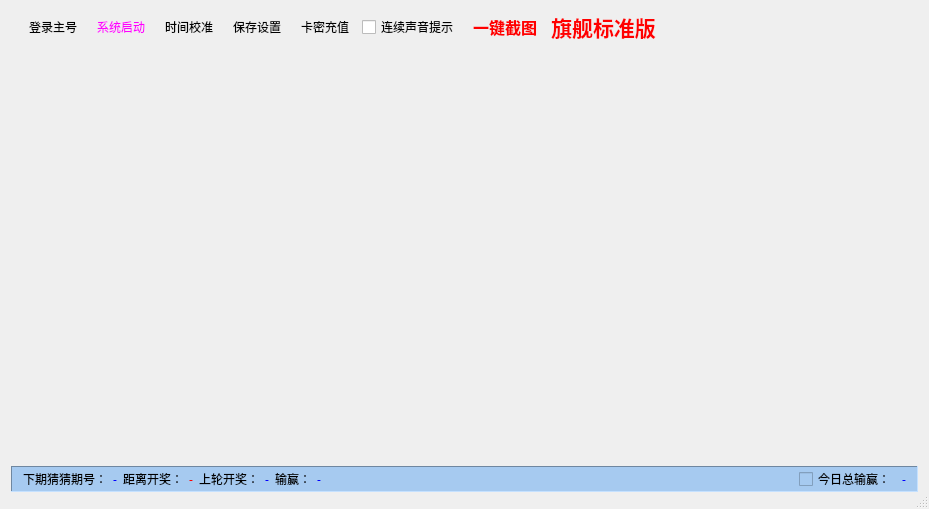
<?xml version="1.0" encoding="UTF-8"?>
<ui version="4.0">
 <class>BetDialog</class>
 <widget class="QDialog" name="BetDialog">
  <property name="geometry">
   <rect>
    <x>0</x>
    <y>0</y>
    <width>929</width>
    <height>509</height>
   </rect>
  </property>
  <property name="mouseTracking">
   <bool>false</bool>
  </property>
  <property name="tabletTracking">
   <bool>false</bool>
  </property>
  <property name="windowTitle">
   <string>PC28猜彩娱乐</string>
  </property>
  <property name="sizeGripEnabled">
   <bool>true</bool>
  </property>
  <property name="modal">
   <bool>false</bool>
  </property>
  <layout class="QVBoxLayout" name="verticalLayout">
   <item>
    <widget class="QWidget" name="widget" native="true">
     <property name="sizePolicy">
      <sizepolicy hsizetype="Preferred" vsizetype="Fixed">
       <horstretch>0</horstretch>
       <verstretch>0</verstretch>
      </sizepolicy>
     </property>
     <layout class="QHBoxLayout" name="horizontalLayout">
      <property name="topMargin">
       <number>0</number>
      </property>
      <item>
       <widget class="QToolButton" name="tbtnLogin">
        <property name="font">
         <font>
          <family>微软雅黑</family>
         </font>
        </property>
        <property name="text">
         <string>登录主号</string>
        </property>
        <property name="toolButtonStyle">
         <enum>Qt::ToolButtonTextUnderIcon</enum>
        </property>
        <property name="autoRaise">
         <bool>true</bool>
        </property>
       </widget>
      </item>
      <item>
       <widget class="QToolButton" name="tbtnSysStart">
        <property name="font">
         <font>
          <family>微软雅黑</family>
         </font>
        </property>
        <property name="styleSheet">
         <string notr="true">color: rgb(255, 0, 255);</string>
        </property>
        <property name="text">
         <string>系统启动</string>
        </property>
        <property name="toolButtonStyle">
         <enum>Qt::ToolButtonTextUnderIcon</enum>
        </property>
        <property name="autoRaise">
         <bool>true</bool>
        </property>
       </widget>
      </item>
      <item>
       <widget class="QToolButton" name="tbtnTimeAdjust">
        <property name="font">
         <font>
          <family>微软雅黑</family>
         </font>
        </property>
        <property name="text">
         <string>时间校准</string>
        </property>
        <property name="toolButtonStyle">
         <enum>Qt::ToolButtonTextUnderIcon</enum>
        </property>
        <property name="autoRaise">
         <bool>true</bool>
        </property>
       </widget>
      </item>
      <item>
       <widget class="QToolButton" name="tbtnSaveSettings">
        <property name="font">
         <font>
          <family>微软雅黑</family>
         </font>
        </property>
        <property name="text">
         <string>保存设置</string>
        </property>
        <property name="toolButtonStyle">
         <enum>Qt::ToolButtonTextUnderIcon</enum>
        </property>
        <property name="autoRaise">
         <bool>true</bool>
        </property>
       </widget>
      </item>
      <item>
       <widget class="QToolButton" name="tbtnCardRecharge">
        <property name="font">
         <font>
          <family>微软雅黑</family>
         </font>
        </property>
        <property name="text">
         <string>卡密充值</string>
        </property>
        <property name="toolButtonStyle">
         <enum>Qt::ToolButtonTextUnderIcon</enum>
        </property>
        <property name="autoRaise">
         <bool>true</bool>
        </property>
       </widget>
      </item>
      <item>
       <widget class="QCheckBox" name="cbContinousVoice">
        <property name="font">
         <font>
          <family>微软雅黑</family>
         </font>
        </property>
        <property name="text">
         <string>连续声音提示</string>
        </property>
        <property name="tristate">
         <bool>false</bool>
        </property>
       </widget>
      </item>
      <item>
       <widget class="QToolButton" name="tbtnAKeyScreenshot">
        <property name="font">
         <font>
          <family>微软雅黑</family>
          <pointsize>12</pointsize>
          <weight>75</weight>
          <bold>true</bold>
         </font>
        </property>
        <property name="styleSheet">
         <string notr="true">color: rgb(255, 0, 0);</string>
        </property>
        <property name="text">
         <string>一键截图</string>
        </property>
        <property name="toolButtonStyle">
         <enum>Qt::ToolButtonTextUnderIcon</enum>
        </property>
        <property name="autoRaise">
         <bool>true</bool>
        </property>
       </widget>
      </item>
      <item>
       <widget class="QLabel" name="label">
        <property name="font">
         <font>
          <family>微软雅黑</family>
          <pointsize>16</pointsize>
          <weight>75</weight>
          <bold>true</bold>
         </font>
        </property>
        <property name="styleSheet">
         <string notr="true">color: rgb(255,0,0)</string>
        </property>
        <property name="text">
         <string>旗舰标准版</string>
        </property>
        <property name="alignment">
         <set>Qt::AlignCenter</set>
        </property>
       </widget>
      </item>
      <item>
       <spacer name="horizontalSpacer">
        <property name="orientation">
         <enum>Qt::Horizontal</enum>
        </property>
        <property name="sizeHint" stdset="0">
         <size>
          <width>240</width>
          <height>20</height>
         </size>
        </property>
       </spacer>
      </item>
     </layout>
    </widget>
   </item>
   <item>
    <widget class="BridgeWidget" name="bridgeWidget" native="true">
     <layout class="QHBoxLayout" name="horizontalLayout_8"/>
    </widget>
   </item>
   <item>
    <widget class="QFrame" name="infoWidget">
     <property name="sizePolicy">
      <sizepolicy hsizetype="Preferred" vsizetype="Fixed">
       <horstretch>0</horstretch>
       <verstretch>0</verstretch>
      </sizepolicy>
     </property>
     <property name="autoFillBackground">
      <bool>false</bool>
     </property>
     <property name="styleSheet">
      <string notr="true">background-color: rgb(166, 202, 240);</string>
     </property>
     <property name="frameShape">
      <enum>QFrame::Panel</enum>
     </property>
     <property name="frameShadow">
      <enum>QFrame::Sunken</enum>
     </property>
     <layout class="QHBoxLayout" name="horizontalLayout_7">
      <property name="spacing">
       <number>6</number>
      </property>
      <property name="topMargin">
       <number>0</number>
      </property>
      <property name="bottomMargin">
       <number>0</number>
      </property>
      <item>
       <layout class="QHBoxLayout" name="horizontalLayout_2">
        <item>
         <widget class="QLabel" name="label_2">
          <property name="font">
           <font>
            <family>微软雅黑</family>
           </font>
          </property>
          <property name="text">
           <string>下期猜猜期号：</string>
          </property>
         </widget>
        </item>
        <item>
         <widget class="QLabel" name="lblNo">
          <property name="font">
           <font>
            <family>微软雅黑</family>
            <weight>50</weight>
            <bold>false</bold>
           </font>
          </property>
          <property name="styleSheet">
           <string notr="true">color: rgb(0, 0, 255);</string>
          </property>
          <property name="text">
           <string>-</string>
          </property>
          <property name="alignment">
           <set>Qt::AlignCenter</set>
          </property>
         </widget>
        </item>
       </layout>
      </item>
      <item>
       <layout class="QHBoxLayout" name="horizontalLayout_3">
        <item>
         <widget class="QLabel" name="label_4">
          <property name="font">
           <font>
            <family>微软雅黑</family>
           </font>
          </property>
          <property name="text">
           <string>距离开奖：</string>
          </property>
         </widget>
        </item>
        <item>
         <widget class="QLabel" name="lblWaitInfo">
          <property name="font">
           <font>
            <family>微软雅黑</family>
            <weight>50</weight>
            <bold>false</bold>
           </font>
          </property>
          <property name="styleSheet">
           <string notr="true">color: rgb(255, 0, 0);</string>
          </property>
          <property name="text">
           <string>-</string>
          </property>
          <property name="alignment">
           <set>Qt::AlignCenter</set>
          </property>
         </widget>
        </item>
       </layout>
      </item>
      <item>
       <layout class="QHBoxLayout" name="horizontalLayout_4">
        <item>
         <widget class="QLabel" name="label_6">
          <property name="font">
           <font>
            <family>微软雅黑</family>
           </font>
          </property>
          <property name="text">
           <string>上轮开奖：</string>
          </property>
         </widget>
        </item>
        <item>
         <widget class="QLabel" name="lblLastInfo">
          <property name="font">
           <font>
            <family>微软雅黑</family>
            <weight>50</weight>
            <bold>false</bold>
           </font>
          </property>
          <property name="styleSheet">
           <string notr="true">color: rgb(0, 0, 255);</string>
          </property>
          <property name="text">
           <string>-</string>
          </property>
          <property name="alignment">
           <set>Qt::AlignCenter</set>
          </property>
         </widget>
        </item>
       </layout>
      </item>
      <item>
       <layout class="QHBoxLayout" name="horizontalLayout_5">
        <item>
         <widget class="QLabel" name="label_8">
          <property name="font">
           <font>
            <family>微软雅黑</family>
           </font>
          </property>
          <property name="text">
           <string>输赢：</string>
          </property>
         </widget>
        </item>
        <item>
         <widget class="QLabel" name="lblResult">
          <property name="font">
           <font>
            <family>微软雅黑</family>
            <weight>50</weight>
            <bold>false</bold>
           </font>
          </property>
          <property name="styleSheet">
           <string notr="true">color: rgb(0, 0, 255);</string>
          </property>
          <property name="text">
           <string>-</string>
          </property>
          <property name="alignment">
           <set>Qt::AlignCenter</set>
          </property>
         </widget>
        </item>
       </layout>
      </item>
      <item>
       <spacer name="horizontalSpacer_2">
        <property name="orientation">
         <enum>Qt::Horizontal</enum>
        </property>
        <property name="sizeHint" stdset="0">
         <size>
          <width>255</width>
          <height>20</height>
         </size>
        </property>
       </spacer>
      </item>
      <item>
       <layout class="QHBoxLayout" name="horizontalLayout_6">
        <item>
         <widget class="QCheckBox" name="cbTotal">
          <property name="font">
           <font>
            <family>微软雅黑</family>
           </font>
          </property>
          <property name="text">
           <string>今日总输赢：</string>
          </property>
         </widget>
        </item>
        <item>
         <widget class="QLabel" name="lblTotal">
          <property name="font">
           <font>
            <family>微软雅黑</family>
            <weight>50</weight>
            <bold>false</bold>
           </font>
          </property>
          <property name="styleSheet">
           <string notr="true">color: rgb(0, 0, 255);</string>
          </property>
          <property name="text">
           <string>-</string>
          </property>
          <property name="alignment">
           <set>Qt::AlignCenter</set>
          </property>
         </widget>
        </item>
       </layout>
      </item>
     </layout>
    </widget>
   </item>
   <item>
    <widget class="MyStatusBar" name="statusWidget" native="true">
     <property name="sizePolicy">
      <sizepolicy hsizetype="Preferred" vsizetype="Fixed">
       <horstretch>0</horstretch>
       <verstretch>0</verstretch>
      </sizepolicy>
     </property>
    </widget>
   </item>
  </layout>
 </widget>
 <layoutdefault spacing="6" margin="11"/>
 <customwidgets>
  <customwidget>
   <class>MyStatusBar</class>
   <extends>QWidget</extends>
   <header>mystatusbar.h</header>
   <container>1</container>
  </customwidget>
  <customwidget>
   <class>BridgeWidget</class>
   <extends>QWidget</extends>
   <header>bridgewidget.h</header>
   <container>1</container>
  </customwidget>
 </customwidgets>
 <resources>
  <include location="BetApp.qrc"/>
 </resources>
 <connections/>
</ui>
